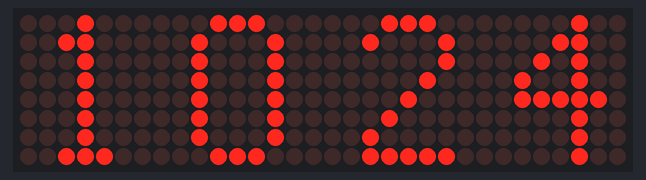
Simulated run of this sketch. Board: Arduino Uno, built with avr-gcc and run on an emulated ATmega328P. Parts: 32×8 LED matrix. The local clock reads 2024-03-15 10:24:30 at power-on unless the sketch sets it.

Above: at 0.1 s.
At 15.1 s:
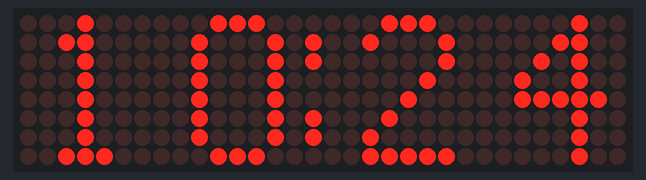
At 31.1 s:
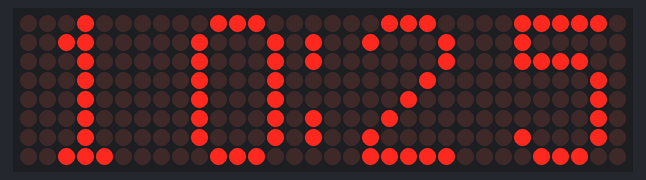
At 64.1 s:
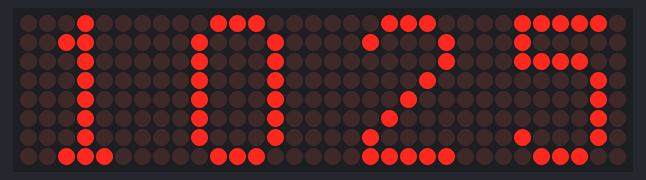
At 96.1 s:
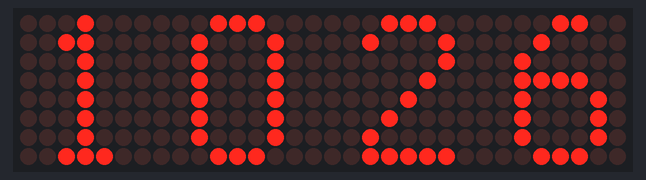
At 129.1 s:
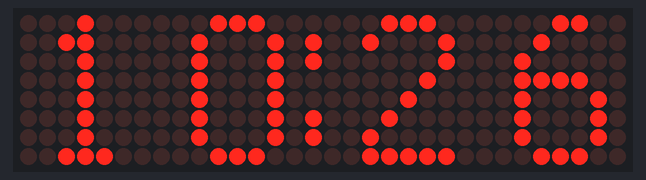

Measured:
- what the display in image 1 shows lasts 1.0 s, from 15.0 s to 16.0 s

The sketch:

led-4-matrix-max7219.ino
```cpp
/**
 * Digital clock
 * Components:
 *    Arduino uno
 *    Real time clock module DS1307
 */

#include "LedControl.h"
#include "fonts.h"
#include <Wire.h>
#include "RTClib.h"

/**
 * Wire:
 * Arduino A4 - RTC-SDA
 * Arduino A5 - RTC-SCL
 */
RTC_DS1307 RTC;

/**
 * 4 8x8 led matrix wiring:
 */
#define PIN_DATA 12
#define PIN_CLK  11
#define PIN_CS   10
#define NUM_OF_DEVICES 4

LedControl lc = LedControl(PIN_DATA, PIN_CLK, PIN_CS, NUM_OF_DEVICES);

byte * getDigit(int n, bool right){
  return right?digitsRight[n]:digitsLeft[n];
}

int colonLeds[4] = {1,2,5,6};
/**
 * Show/Hide colon between hours and minutes
 */
void colon(bool on) {
   for(int i=0;i<4;i++) {
      // lc.setLed(1,colonLeds[i], 0, on); // Uncomment this for wider colon
      lc.setLed(2,colonLeds[i], 7, on);
   }
}

void initDisplay(){
  for(int index=0; index < lc.getDeviceCount(); index++) {
      lc.shutdown(index, false);
  }
  setBrightness(0);
  clearDisplay();
}

void clearDisplay() {
  for(int index=0; index < lc.getDeviceCount(); index++) {
    lc.clearDisplay(index);
  }
}

void setBrightness(int br) {
  int br1 = br<0?0:br>15?15:br;
  for(int index=0; index < lc.getDeviceCount(); index++) {
      lc.setIntensity(index, br1);
  }
}

void initClock(){
  Wire.begin();
  RTC.begin();
  //  if (! RTC.isrunning()) {
  //    // This will reflect the time that your sketch was compiled
  //    RTC.adjust(DateTime(__DATE__, __TIME__));
  //  }
}

void digit(int dev, int digit, boolean right) {
  byte *rows = getDigit(digit, right);
  for(int i=0;i<8;i++) {
     lc.setRow(dev, i, rows[i]);
  }
}

void getTime(int *t) {
  DateTime now = RTC.now();
  int h = now.hour();
  int m = now.minute();

  t[3] = m % 10;
  t[2] = m / 10 % 10;

  t[0] = h % 10;
  t[1] = h / 10 % 10;
}

int tm[4] = {0,0,0,0};
int newTm[4] = {0,0,0,0};

void logTime() {
  digit(3, tm[1], false);
  digit(2, tm[0], false);
  digit(1, tm[2], true);
  digit(0, tm[3], true);
}

void setup() {
  initClock();
  initDisplay();
}

void loop() {
  getTime(newTm);
  // Update display only if someting changed (prevents flikering of colon)
  if(tm[3] != newTm[3] || tm[2] != newTm[2] || tm[1] != newTm[1] || tm[0] != newTm[0]) {
    getTime(tm);
    logTime();
  }
  colon((millis() % 2000L)>1000L); // 1 - sec on | 1 sec off
}
```

fonts.h
```cpp
byte digitsLeft[][8] = {
{
    B00111000,  //0
    B01000100,
    B01000100,
    B01000100,
    B01000100,
    B01000100,
    B01000100,
    B00111000
}, {
    B00010000,  //1
    B00110000,
    B00010000,
    B00010000,
    B00010000,
    B00010000,
    B00010000,
    B00111000
}, {
    B00111000,  //2
    B01000100,
    B00000100,
    B00001000,
    B00010000,
    B00100000,
    B01000000,
    B01111100
}, {
    B01111100,  //3
    B00001000,
    B00010000,
    B00001000,
    B00000100,
    B00000100,
    B01000100,
    B00111000
}, {
    B00001000,  //4
    B00011000,
    B00101000,
    B01001000,
    B01111100,
    B00001000,
    B00001000,
    B00001000
}, {
    B01111100,  //5
    B01000000,
    B01111000,
    B00000100,
    B00000100,
    B00000100,
    B01000100,
    B00111000
}, {
    B00011000,  //6
    B00100000,
    B01000000,
    B01111000,
    B01000100,
    B01000100,
    B01000100,
    B00111000
}, {
    B01111100,  //7
    B01000100,
    B00000100,
    B00001000,
    B00010000,
    B00010000,
    B00010000,
    B00010000
}, {
    B00111000,  //8
    B01000100,
    B01000100,
    B00111000,
    B01000100,
    B01000100,
    B01000100,
    B00111000
}, {
    B00111000,  //9
    B01000100,
    B01000100,
    B01000100,
    B00111100,
    B00000100,
    B00001000,
    B00110000
}};

byte digitsRight[][8] = {
{
    B00011100,  //0
    B00100010,
    B00100010,
    B00100010,
    B00100010,
    B00100010,
    B00100010,
    B00011100
}, {
    B00001000,  //1
    B00011000,
    B00001000,
    B00001000,
    B00001000,
    B00001000,
    B00001000,
    B00011100
}, {
    B00011100,  //2
    B00100010,
    B00000010,
    B00000100,
    B00001000,
    B00010000,
    B00100000,
    B00111110
}, {
    B00111110,  //3
    B00000100,
    B00001000,
    B00000100,
    B00000010,
    B00000010,
    B00100010,
    B00011100
}, {
    B00000100,  //4
    B00001100,
    B00010100,
    B00100100,
    B00111110,
    B00000100,
    B00000100,
    B00000100
}, {
    B00111110,  //5
    B00100000,
    B00111100,
    B00000010,
    B00000010,
    B00000010,
    B00100010,
    B00011100
}, {
    B00001100,  //6
    B00010000,
    B00100000,
    B00111100,
    B00100010,
    B00100010,
    B00100010,
    B00011100
}, {
    B00111110,  //7
    B00100010,
    B00000010,
    B00000100,
    B00001000,
    B00001000,
    B00001000,
    B00001000
}, {
    B00011100,  //8
    B00100010,
    B00100010,
    B00011100,
    B00100010,
    B00100010,
    B00100010,
    B00011100
}, {
    B00011100,  //9
    B00100010,
    B00100010,
    B00100010,
    B00011110,
    B00000010,
    B00000100,
    B00011000
}};
```
